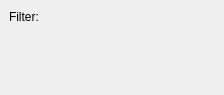
<ui version="4.0" >
 <class>ArgSetFilterNumINDI</class>
 <widget class="QWidget" name="ArgSetFilterNumINDI" >
  <property name="geometry" >
   <rect>
    <x>0</x>
    <y>0</y>
    <width>224</width>
    <height>95</height>
   </rect>
  </property>
  <layout class="QVBoxLayout" >
   <property name="margin" >
    <number>9</number>
   </property>
   <property name="spacing" >
    <number>6</number>
   </property>
   <item>
    <layout class="QHBoxLayout" >
     <property name="margin" >
      <number>0</number>
     </property>
     <property name="spacing" >
      <number>6</number>
     </property>
     <item>
      <widget class="QLabel" name="textLabel1_2" >
       <property name="text" >
        <string>Filter:</string>
       </property>
       <property name="alignment" >
        <set>Qt::AlignLeading|Qt::AlignLeft|Qt::AlignVCenter</set>
       </property>
      </widget>
     </item>
     <item>
      <widget class="KIntNumInput" name="filter_num" />
     </item>
     <item>
      <spacer>
       <property name="orientation" >
        <enum>Qt::Horizontal</enum>
       </property>
       <property name="sizeType" >
        <enum>QSizePolicy::Expanding</enum>
       </property>
       <property name="sizeHint" >
        <size>
         <width>146</width>
         <height>16</height>
        </size>
       </property>
      </spacer>
     </item>
    </layout>
   </item>
   <item>
    <spacer>
     <property name="orientation" >
      <enum>Qt::Vertical</enum>
     </property>
     <property name="sizeType" >
      <enum>QSizePolicy::Expanding</enum>
     </property>
     <property name="sizeHint" >
      <size>
       <width>20</width>
       <height>9</height>
      </size>
     </property>
    </spacer>
   </item>
  </layout>
 </widget>
  <customwidgets>
  <customwidget>
   <class>KIntNumInput</class>
   <extends></extends>
   <header>knuminput.h</header>
   <container>0</container>
   <pixmap></pixmap>
  </customwidget>
 </customwidgets>
 <resources/>
 <connections/>
</ui>
